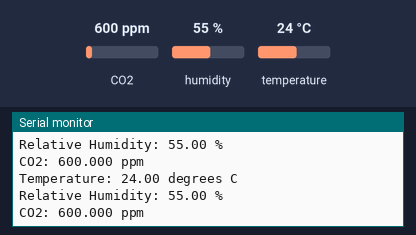
Simulated run of this sketch. Board: Arduino Leonardo, built for the host (arithmetic inside an expression is 32-bit, double 64-bit). Parts: the last lines printed to the serial monitor. Inputs (shaded band) come from the test bench; at power-on: CO2 600 ppm, humidity 55 %, temperature 24 °C.

Above: at 1.2 s.
1.3 s: CO2 set to 452 ppm
At 1.35 s:
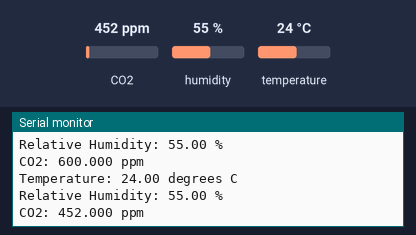
2.8 s: humidity set to 22 %
At 2.88 s:
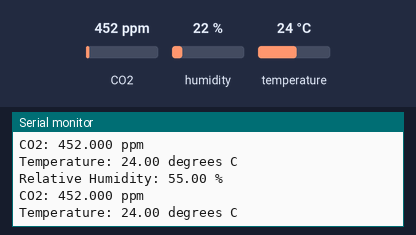
4.3 s: temperature set to 12 °C
At 5.33 s:
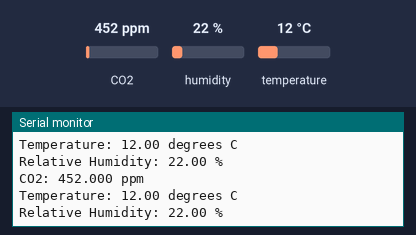

Measured:
- after the input at 1.3 s, the serial monitor: prints a new line after 0.05 s (image 1)
- after the input at 4.3 s, the serial monitor: prints a new line at once (image 3)

The sketch:

DEBUG_co2-reset.ino
```cpp
// Demo of the available settings for the SCD30
#include <Adafruit_SCD30.h>

Adafruit_SCD30  scd30;

void setup(void) {
  Serial.begin(115200);
  while (!Serial) delay(10);     // will pause Zero, Leonardo, etc until serial console opens

  Serial.println("Adafruit SCD30 Sensor adjustment test!");

  // Try to initialize!
  if (!scd30.begin()) {
    Serial.println("Failed to find SCD30 chip");
    while (1) { delay(10); }
  }
  Serial.println("SCD30 Found!");

  /***
   * The code below will report the current settings for each of the
   * settings that can be changed. To see how they work, uncomment the setting
   * code above a status message and adjust the value
   *
   * **Note:** Since Automatic self calibration and forcing recalibration with
   * a reference value overwrite each other, you should only set one or the other
  ***/


  /*** Adjust the rate at which measurements are taken, from 2-1800 seconds */
  // if (!scd30.setMeasurementInterval(5)) {
  //   Serial.println("Failed to set measurement interval");
  //   while(1){ delay(10);}
  // }
  Serial.print("Measurement interval: ");
  Serial.print(scd30.getMeasurementInterval());
  Serial.println(" seconds");


  /*** Restart continuous measurement with a pressure offset from 700 to 1400 millibar.
   * Giving no argument or setting the offset to 0 will disable offset correction
   */
  if (!scd30.startContinuousMeasurement(0)){
     Serial.println("Failed to set ambient pressure offset");
     while(1){ delay(10);}
   }
  Serial.print("Ambient pressure offset: ");
  Serial.print(scd30.getAmbientPressureOffset());
  Serial.println(" mBar");


  /*** Set an altitude offset in meters above sea level.
   * Offset value stored in non-volatile memory of SCD30.
   * Setting an altitude offset will override any pressure offset.
   */
   if (!scd30.setAltitudeOffset(320)){
     Serial.println("Failed to set altitude offset");
     while(1){ delay(10);}
   }
  Serial.print("Altitude offset: ");
  Serial.print(scd30.getAltitudeOffset());
  Serial.println(" meters");


  /*** Set a temperature offset in hundredths of a degree celcius.
   * Offset value stored in non-volatile memory of SCD30.
   */
   if (!scd30.setTemperatureOffset(0)){ // 19.84 degrees celcius
     Serial.println("Failed to set temperature offset");
     while(1){ delay(10);}
   }
  Serial.print("Temperature offset: ");
  Serial.print((float)scd30.getTemperatureOffset()/100.0);
  Serial.println(" degrees C");


  /*** Force the sensor to recalibrate with the given reference value
   * from 400-2000 ppm. Writing a recalibration reference will overwrite
   * any previous self calibration values.
   * Reference value stored in non-volatile memory of SCD30.
   */
  // if (!scd30.forceRecalibrationWithReference(400)){
  //   Serial.println("Failed to force recalibration with reference");
  //   while(1) { delay(10); }
  // }
  Serial.print("Forced Recalibration reference: ");
  Serial.print(scd30.getForcedCalibrationReference());
  Serial.println(" ppm");


  /*** Enable or disable automatic self calibration (ASC).
   * Parameter stored in non-volatile memory of SCD30.
   * Enabling self calibration will override any previously set
   * forced calibration value.
   * ASC needs continuous operation with at least 1 hour
   * 400ppm CO2 concentration daily.
   */
  // if (!scd30.selfCalibrationEnabled(true)){
  //   Serial.println("Failed to enable or disable self calibration");
  //   while(1) { delay(10); }
  // }
  if (scd30.selfCalibrationEnabled()) {
    Serial.print("Self calibration enabled");
  } else {
    Serial.print("Self calibration disabled");
  }

  Serial.println("\n\n");
}

void loop() {
  if (scd30.dataReady()) {

    if (!scd30.read()){
      Serial.println("Error reading sensor data");
      return;
    }

    Serial.print("Temperature: ");
    Serial.print(scd30.temperature);
    Serial.println(" degrees C");

    Serial.print("Relative Humidity: ");
    Serial.print(scd30.relative_humidity);
    Serial.println(" %");

    Serial.print("CO2: ");
    Serial.print(scd30.CO2, 3);
    Serial.println(" ppm");
    Serial.println("");
  }

  delay(100);
}
```
